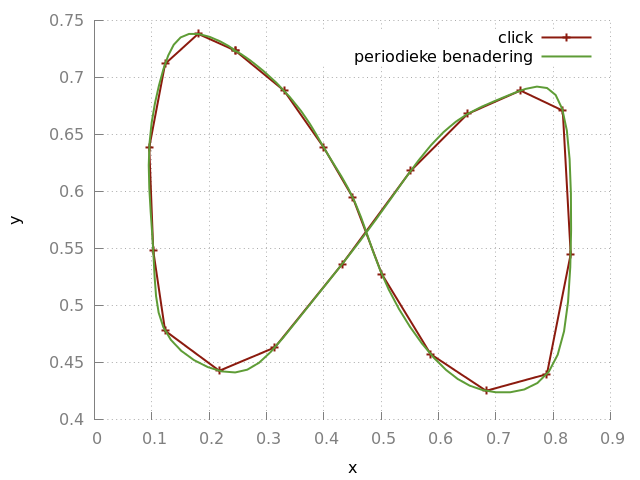

Write the gnuplot code that produced this figure.
set terminal pngcairo
set output 'oneindig.png'

#attractive gnuplotting
set style line 1 lc rgb '#8b1a0e' pt 1 ps 1 lt 1 lw 2 # --- red
set style line 2 lc rgb '#5e9c36' pt 6 ps 1 lt 1 lw 2 # --- green

set style line 11 lc rgb '#808080' lt 1
set border 2 back ls 11
set tics nomirror

set style line 12 lc rgb '#808080' lt 0
set grid back ls 12

set xlabel "x"
set ylabel "y"
#set xrange [ 0:6.2308 ]
#set xzeroaxis
#set xtics axis
#set yrange [-2:2]
plot "oneindig.dat" using 1:2 title 'click' with linespoints ls 1, \
"oneindig_periotrig.dat" using 1:2 title 'periodieke benadering' with lines ls 2
